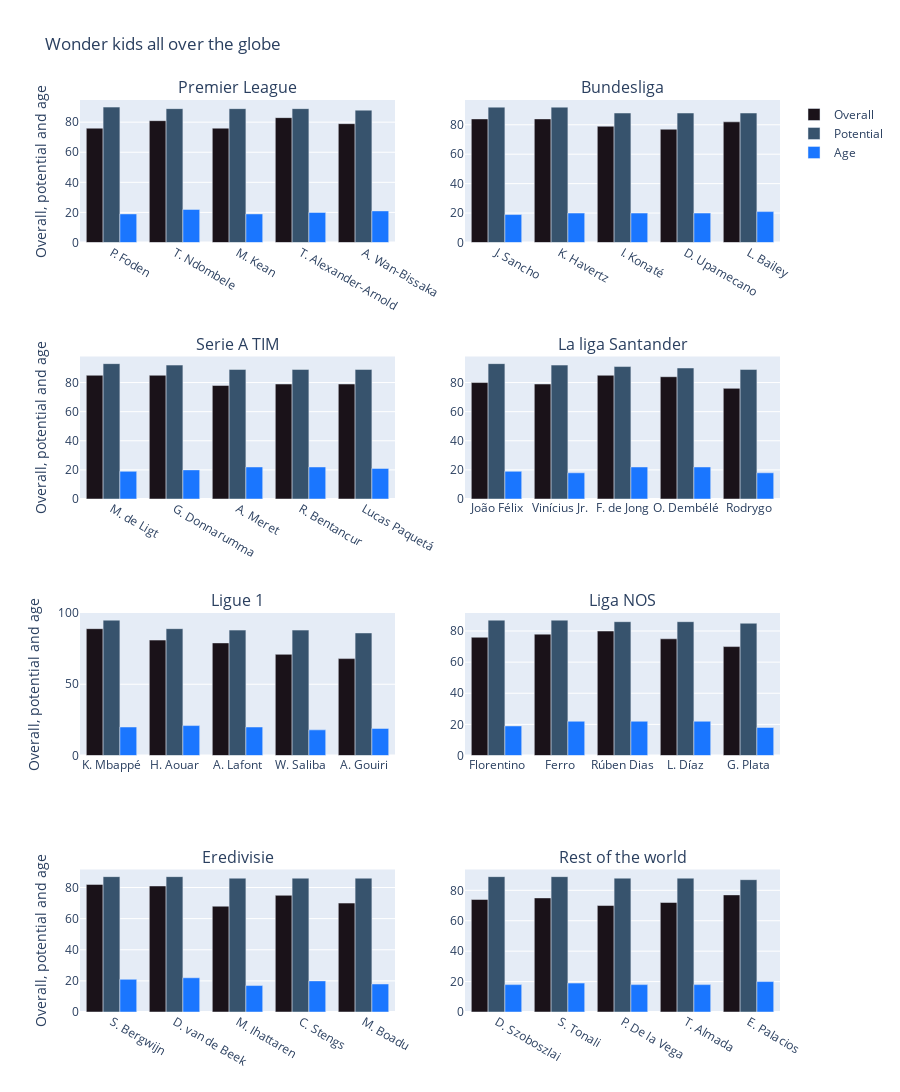

Source (notebook cell):
### Code cell
pd.set_option('display.max_columns', None)


dataprep = PreparingData()
Data20['league'] = Data20.apply(dataprep.generate_league_column, axis=1)
wonder_kids = pd.DataFrame(Data20[['sofifa_id', 'short_name', 'potential','league','age','overall']].loc[Data20['potential'] >= 85].loc[Data20['age'] <= 22]).sort_values(by=['potential'], ascending=False)

premier_league_kids = pd.DataFrame(wonder_kids.loc[Data20['league'] == 'Premier League']).head()
bundesliga_kids = pd.DataFrame(wonder_kids.loc[Data20['league'] == 'Bundesliga']).head()
serie_a_kids = pd.DataFrame(wonder_kids.loc[Data20['league'] == 'Serie A TIM']).head()
la_liga_kids = pd.DataFrame(wonder_kids.loc[Data20['league'] == 'La liga Santander']).head()
ligue_1_kids = pd.DataFrame(wonder_kids.loc[Data20['league'] == 'Ligue 1']).head()
liga_nos_kids = pd.DataFrame(wonder_kids.loc[Data20['league'] == 'Liga NOS']).head()
eredivisie_kids = pd.DataFrame(wonder_kids.loc[Data20['league'] == 'Eredivisie']).head()
rest_kids = pd.DataFrame(wonder_kids.loc[Data20['league'] == 'Rest of the world']).head()

fig = make_subplots(rows=4, cols=2, subplot_titles=("Premier League", "Bundesliga", "Serie A TIM"
                                                    , "La liga Santander", "Ligue 1", "Liga NOS"
                                                    , "Eredivisie", "Rest of the world"))
#Adding premier league kids
fig.add_trace(go.Bar(x=premier_league_kids['short_name'],
                y=premier_league_kids['overall'],
                name='Overall',
                marker_color='rgb(26, 18, 25)'
                ), 
                row=1, col=1)
fig.add_trace(go.Bar(x=premier_league_kids['short_name'],
                y=premier_league_kids['potential'],
                name='Potential',
                marker_color='rgb(55, 83, 109)'
                ), 
                row=1, col=1)
fig.add_trace(go.Bar(x=premier_league_kids['short_name'],
                y=premier_league_kids['age'],
                name='Age',
                marker_color='rgb(26, 118, 255)'
                ), 
                row=1, col=1)
fig.update_yaxes(title_text="Overall, potential and age", row=1, col=1)

#Adding bundesliga kids
fig.add_trace(go.Bar(x=bundesliga_kids['short_name'],
                y=bundesliga_kids['overall'],
                name='Overall',
                marker_color='rgb(26, 18, 25)',
                showlegend=False
                ), 
                row=1, col=2)
fig.add_trace(go.Bar(x=bundesliga_kids['short_name'],
                y=bundesliga_kids['potential'],
                name='Potential',
                marker_color='rgb(55, 83, 109)',
                showlegend=False
                ), 
                row=1, col=2)
fig.add_trace(go.Bar(x=bundesliga_kids['short_name'],
                y=bundesliga_kids['age'],
                name='Age',
                marker_color='rgb(26, 118, 255)',
                showlegend=False
                ), 
                row=1, col=2)

#Adding serie a kids
fig.add_trace(go.Bar(x=serie_a_kids['short_name'],
                y=serie_a_kids['overall'],
                name='Overall',
                marker_color='rgb(26, 18, 25)',
                showlegend=False
                ), 
                row=2, col=1)
fig.add_trace(go.Bar(x=serie_a_kids['short_name'],
                y=serie_a_kids['potential'],
                name='Potential',
                marker_color='rgb(55, 83, 109)',
                showlegend=False
                ), 
                row=2, col=1)
fig.add_trace(go.Bar(x=serie_a_kids['short_name'],
                y=serie_a_kids['age'],
                name='Age',
                marker_color='rgb(26, 118, 255)',
                showlegend=False
                ), 
                row=2, col=1)
fig.update_yaxes(title_text="Overall, potential and age", row=2, col=1)

#Adding la liga kids
fig.add_trace(go.Bar(x=la_liga_kids['short_name'],
                y=la_liga_kids['overall'],
                name='Overall',
                marker_color='rgb(26, 18, 25)',
                showlegend=False
                ), 
                row=2, col=2)
fig.add_trace(go.Bar(x=la_liga_kids['short_name'],
                y=la_liga_kids['potential'],
                name='Potential',
                marker_color='rgb(55, 83, 109)',
                showlegend=False
                ), 
                row=2, col=2)
fig.add_trace(go.Bar(x=la_liga_kids['short_name'],
                y=la_liga_kids['age'],
                name='Age',
                marker_color='rgb(26, 118, 255)',
                showlegend=False
                ), 
                row=2, col=2)

#Adding ligue 1 kids
fig.add_trace(go.Bar(x=ligue_1_kids['short_name'],
                y=ligue_1_kids['overall'],
                name='Overall',
                marker_color='rgb(26, 18, 25)',
                showlegend=False
                ), 
                row=3, col=1)
fig.add_trace(go.Bar(x=ligue_1_kids['short_name'],
                y=ligue_1_kids['potential'],
                name='Potential',
                marker_color='rgb(55, 83, 109)',
                showlegend=False
                ), 
                row=3, col=1)
fig.add_trace(go.Bar(x=ligue_1_kids['short_name'],
                y=ligue_1_kids['age'],
                name='Age',
                marker_color='rgb(26, 118, 255)',
                showlegend=False
                ), 
                row=3, col=1)
fig.update_yaxes(title_text="Overall, potential and age", row=3, col=1)


#Adding liga nos kids
fig.add_trace(go.Bar(x=liga_nos_kids['short_name'],
                y=liga_nos_kids['overall'],
                name='Overall',
                marker_color='rgb(26, 18, 25)',
                showlegend=False
                ), 
                row=3, col=2)
fig.add_trace(go.Bar(x=liga_nos_kids['short_name'],
                y=liga_nos_kids['potential'],
                name='Potential',
                marker_color='rgb(55, 83, 109)',
                showlegend=False
                ), 
                row=3, col=2)
fig.add_trace(go.Bar(x=liga_nos_kids['short_name'],
                y=liga_nos_kids['age'],
                name='Age',
                marker_color='rgb(26, 118, 255)',
                showlegend=False
                ), 
                row=3, col=2)

#Adding eredivisie kids
fig.add_trace(go.Bar(x=eredivisie_kids['short_name'],
                y=eredivisie_kids['overall'],
                name='Overall',
                marker_color='rgb(26, 18, 25)',
                showlegend=False
                ), 
                row=4, col=1)
fig.add_trace(go.Bar(x=eredivisie_kids['short_name'],
                y=eredivisie_kids['potential'],
                name='Potential',
                marker_color='rgb(55, 83, 109)',
                showlegend=False
                ), 
                row=4, col=1)
fig.add_trace(go.Bar(x=eredivisie_kids['short_name'],
                y=eredivisie_kids['age'],
                name='Age',
                marker_color='rgb(26, 118, 255)',
                showlegend=False
                ), 
                row=4, col=1)
fig.update_yaxes(title_text="Overall, potential and age", row=4, col=1)

#Adding rest of the world kids
fig.add_trace(go.Bar(x=rest_kids['short_name'],
                y=rest_kids['overall'],
                name='Overall',
                marker_color='rgb(26, 18, 25)',
                showlegend=False
                ), 
                row=4, col=2)
fig.add_trace(go.Bar(x=rest_kids['short_name'],
                y=rest_kids['potential'],
                name='Potential',
                marker_color='rgb(55, 83, 109)',
                showlegend=False
                ), 
                row=4, col=2)
fig.add_trace(go.Bar(x=rest_kids['short_name'],
                y=rest_kids['age'],
                name='Age',
                marker_color='rgb(26, 118, 255)',
                showlegend=False
                ), 
                row=4, col=2)

'''prermier_fig.update_layout(
    title='Premier League Wonderkids',
    xaxis_tickfont_size=14,
    yaxis=dict(
        title='Potential and ',
        titlefont_size=16,
        tickfont_size=14,
    ),
    legend=dict(
        x=1,
        y=1,
        bgcolor='rgba(255, 255, 255, 0)',
        bordercolor='rgba(255, 255, 255, 0)'
    ),
    barmode='group',
    bargap=0.15, # gap between bars of adjacent location coordinates.
    bargroupgap=0 # gap between bars of the same location coordinate.
)'''

fig.update_layout(title_text="Wonder kids all over the globe", height=1500)
fig.show()

### Figure 1 — Plotly figure (JSON) as saved in the notebook; plotly's stock layout.template omitted (floating-point values rounded to 4 significant figures)
{"data": [{"marker": {"color": "rgb(26, 18, 25)"}, "name": "Overall", "type": "bar", "x": ["P. Foden", "T. Ndombele", "M. Kean", "T. Alexander-Arnold", "A. Wan-Bissaka"], "xaxis": "x", "y": [76, 81, 76, 83, 79], "yaxis": "y"}, {"marker": {"color": "rgb(55, 83, 109)"}, "name": "Potential", "type": "bar", "x": ["P. Foden", "T. Ndombele", "M. Kean", "T. Alexander-Arnold", "A. Wan-Bissaka"], "xaxis": "x", "y": [90, 89, 89, 89, 88], "yaxis": "y"}, {"marker": {"color": "rgb(26, 118, 255)"}, "name": "Age", "type": "bar", "x": ["P. Foden", "T. Ndombele", "M. Kean", "T. Alexander-Arnold", "A. Wan-Bissaka"], "xaxis": "x", "y": [19, 22, 19, 20, 21], "yaxis": "y"}, {"marker": {"color": "rgb(26, 18, 25)"}, "name": "Overall", "showlegend": false, "type": "bar", "x": ["J. Sancho", "K. Havertz", "I. Konaté", "D. Upamecano", "L. Bailey"], "xaxis": "x2", "y": [84, 84, 79, 77, 82], "yaxis": "y2"}, {"marker": {"color": "rgb(55, 83, 109)"}, "name": "Potential", "showlegend": false, "type": "bar", "x": ["J. Sancho", "K. Havertz", "I. Konaté", "D. Upamecano", "L. Bailey"], "xaxis": "x2", "y": [92, 92, 88, 88, 88], "yaxis": "y2"}, {"marker": {"color": "rgb(26, 118, 255)"}, "name": "Age", "showlegend": false, "type": "bar", "x": ["J. Sancho", "K. Havertz", "I. Konaté", "D. Upamecano", "L. Bailey"], "xaxis": "x2", "y": [19, 20, 20, 20, 21], "yaxis": "y2"}, {"marker": {"color": "rgb(26, 18, 25)"}, "name": "Overall", "showlegend": false, "type": "bar", "x": ["M. de Ligt", "G. Donnarumma", "A. Meret", "R. Bentancur", "Lucas Paquetá"], "xaxis": "x3", "y": [85, 85, 78, 79, 79], "yaxis": "y3"}, {"marker": {"color": "rgb(55, 83, 109)"}, "name": "Potential", "showlegend": false, "type": "bar", "x": ["M. de Ligt", "G. Donnarumma", "A. Meret", "R. Bentancur", "Lucas Paquetá"], "xaxis": "x3", "y": [93, 92, 89, 89, 89], "yaxis": "y3"}, {"marker": {"color": "rgb(26, 118, 255)"}, "name": "Age", "showlegend": false, "type": "bar", "x": ["M. de Ligt", "G. Donnarumma", "A. Meret", "R. Bentancur", "Lucas Paquetá"], "xaxis": "x3", "y": [19, 20, 22, 22, 21], "yaxis": "y3"}, {"marker": {"color": "rgb(26, 18, 25)"}, "name": "Overall", "showlegend": false, "type": "bar", "x": ["João Félix", "Vinícius Jr.", "F. de Jong", "O. Dembélé", "Rodrygo"], "xaxis": "x4", "y": [80, 79, 85, 84, 76], "yaxis": "y4"}, {"marker": {"color": "rgb(55, 83, 109)"}, "name": "Potential", "showlegend": false, "type": "bar", "x": ["João Félix", "Vinícius Jr.", "F. de Jong", "O. Dembélé", "Rodrygo"], "xaxis": "x4", "y": [93, 92, 91, 90, 89], "yaxis": "y4"}, {"marker": {"color": "rgb(26, 118, 255)"}, "name": "Age", "showlegend": false, "type": "bar", "x": ["João Félix", "Vinícius Jr.", "F. de Jong", "O. Dembélé", "Rodrygo"], "xaxis": "x4", "y": [19, 18, 22, 22, 18], "yaxis": "y4"}, {"marker": {"color": "rgb(26, 18, 25)"}, "name": "Overall", "showlegend": false, "type": "bar", "x": ["K. Mbappé", "H. Aouar", "A. Lafont", "W. Saliba", "A. Gouiri"], "xaxis": "x5", "y": [89, 81, 79, 71, 68], "yaxis": "y5"}, {"marker": {"color": "rgb(55, 83, 109)"}, "name": "Potential", "showlegend": false, "type": "bar", "x": ["K. Mbappé", "H. Aouar", "A. Lafont", "W. Saliba", "A. Gouiri"], "xaxis": "x5", "y": [95, 89, 88, 88, 86], "yaxis": "y5"}, {"marker": {"color": "rgb(26, 118, 255)"}, "name": "Age", "showlegend": false, "type": "bar", "x": ["K. Mbappé", "H. Aouar", "A. Lafont", "W. Saliba", "A. Gouiri"], "xaxis": "x5", "y": [20, 21, 20, 18, 19], "yaxis": "y5"}, {"marker": {"color": "rgb(26, 18, 25)"}, "name": "Overall", "showlegend": false, "type": "bar", "x": ["Florentino", "Ferro", "Rúben Dias", "L. Díaz", "G. Plata"], "xaxis": "x6", "y": [76, 78, 80, 75, 70], "yaxis": "y6"}, {"marker": {"color": "rgb(55, 83, 109)"}, "name": "Potential", "showlegend": false, "type": "bar", "x": ["Florentino", "Ferro", "Rúben Dias", "L. Díaz", "G. Plata"], "xaxis": "x6", "y": [87, 87, 86, 86, 85], "yaxis": "y6"}, {"marker": {"color": "rgb(26, 118, 255)"}, "name": "Age", "showlegend": false, "type": "bar", "x": ["Florentino", "Ferro", "Rúben Dias", "L. Díaz", "G. Plata"], "xaxis": "x6", "y": [19, 22, 22, 22, 18], "yaxis": "y6"}, {"marker": {"color": "rgb(26, 18, 25)"}, "name": "Overall", "showlegend": false, "type": "bar", "x": ["S. Bergwijn", "D. van de Beek", "M. Ihattaren", "C. Stengs", "M. Boadu"], "xaxis": "x7", "y": [82, 81, 68, 75, 70], "yaxis": "y7"}, {"marker": {"color": "rgb(55, 83, 109)"}, "name": "Potential", "showlegend": false, "type": "bar", "x": ["S. Bergwijn", "D. van de Beek", "M. Ihattaren", "C. Stengs", "M. Boadu"], "xaxis": "x7", "y": [87, 87, 86, 86, 86], "yaxis": "y7"}, {"marker": {"color": "rgb(26, 118, 255)"}, "name": "Age", "showlegend": false, "type": "bar", "x": ["S. Bergwijn", "D. van de Beek", "M. Ihattaren", "C. Stengs", "M. Boadu"], "xaxis": "x7", "y": [21, 22, 17, 20, 18], "yaxis": "y7"}, {"marker": {"color": "rgb(26, 18, 25)"}, "name": "Overall", "showlegend": false, "type": "bar", "x": ["D. Szoboszlai", "S. Tonali", "P. De la Vega", "T. Almada", "E. Palacios"], "xaxis": "x8", "y": [74, 75, 70, 72, 77], "yaxis": "y8"}, {"marker": {"color": "rgb(55, 83, 109)"}, "name": "Potential", "showlegend": false, "type": "bar", "x": ["D. Szoboszlai", "S. Tonali", "P. De la Vega", "T. Almada", "E. Palacios"], "xaxis": "x8", "y": [89, 89, 88, 88, 87], "yaxis": "y8"}, {"marker": {"color": "rgb(26, 118, 255)"}, "name": "Age", "showlegend": false, "type": "bar", "x": ["D. Szoboszlai", "S. Tonali", "P. De la Vega", "T. Almada", "E. Palacios"], "xaxis": "x8", "y": [18, 19, 18, 18, 20], "yaxis": "y8"}], "layout": {"annotations": [{"font": {"size": 16}, "showarrow": false, "text": "Premier League", "x": 0.225, "xanchor": "center", "xref": "paper", "y": 1, "yanchor": "bottom", "yref": "paper"}, {"font": {"size": 16}, "showarrow": false, "text": "Bundesliga", "x": 0.775, "xanchor": "center", "xref": "paper", "y": 1, "yanchor": "bottom", "yref": "paper"}, {"font": {"size": 16}, "showarrow": false, "text": "Serie A TIM", "x": 0.225, "xanchor": "center", "xref": "paper", "y": 0.7188, "yanchor": "bottom", "yref": "paper"}, {"font": {"size": 16}, "showarrow": false, "text": "La liga Santander", "x": 0.775, "xanchor": "center", "xref": "paper", "y": 0.7188, "yanchor": "bottom", "yref": "paper"}, {"font": {"size": 16}, "showarrow": false, "text": "Ligue 1", "x": 0.225, "xanchor": "center", "xref": "paper", "y": 0.4375, "yanchor": "bottom", "yref": "paper"}, {"font": {"size": 16}, "showarrow": false, "text": "Liga NOS", "x": 0.775, "xanchor": "center", "xref": "paper", "y": 0.4375, "yanchor": "bottom", "yref": "paper"}, {"font": {"size": 16}, "showarrow": false, "text": "Eredivisie", "x": 0.225, "xanchor": "center", "xref": "paper", "y": 0.1562, "yanchor": "bottom", "yref": "paper"}, {"font": {"size": 16}, "showarrow": false, "text": "Rest of the world", "x": 0.775, "xanchor": "center", "xref": "paper", "y": 0.1562, "yanchor": "bottom", "yref": "paper"}], "height": 1500, "title": {"text": "Wonder kids all over the globe"}, "xaxis": {"anchor": "y", "domain": [0, 0.45]}, "xaxis2": {"anchor": "y2", "domain": [0.55, 1]}, "xaxis3": {"anchor": "y3", "domain": [0, 0.45]}, "xaxis4": {"anchor": "y4", "domain": [0.55, 1]}, "xaxis5": {"anchor": "y5", "domain": [0, 0.45]}, "xaxis6": {"anchor": "y6", "domain": [0.55, 1]}, "xaxis7": {"anchor": "y7", "domain": [0, 0.45]}, "xaxis8": {"anchor": "y8", "domain": [0.55, 1]}, "yaxis": {"anchor": "x", "domain": [0.8438, 1], "title": {"text": "Overall, potential and age"}}, "yaxis2": {"anchor": "x2", "domain": [0.8438, 1]}, "yaxis3": {"anchor": "x3", "domain": [0.5625, 0.7188], "title": {"text": "Overall, potential and age"}}, "yaxis4": {"anchor": "x4", "domain": [0.5625, 0.7188]}, "yaxis5": {"anchor": "x5", "domain": [0.2812, 0.4375], "title": {"text": "Overall, potential and age"}}, "yaxis6": {"anchor": "x6", "domain": [0.2812, 0.4375]}, "yaxis7": {"anchor": "x7", "domain": [0, 0.1562], "title": {"text": "Overall, potential and age"}}, "yaxis8": {"anchor": "x8", "domain": [0, 0.1562]}}}
